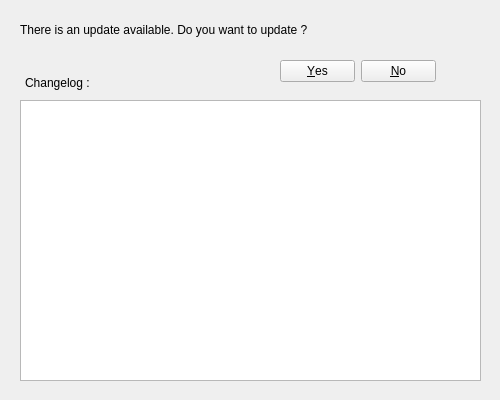
<?xml version="1.0" encoding="UTF-8"?>
<ui version="4.0">
 <class>updatebox</class>
 <widget class="QWidget" name="updatebox">
  <property name="geometry">
   <rect>
    <x>0</x>
    <y>0</y>
    <width>500</width>
    <height>400</height>
   </rect>
  </property>
  <property name="sizePolicy">
   <sizepolicy hsizetype="Fixed" vsizetype="Fixed">
    <horstretch>0</horstretch>
    <verstretch>0</verstretch>
   </sizepolicy>
  </property>
  <property name="windowTitle">
   <string notr="true">Form</string>
  </property>
  <property name="locale">
   <locale language="English" country="UnitedStates"/>
  </property>
  <widget class="QDialogButtonBox" name="bt_update">
   <property name="geometry">
    <rect>
     <x>280</x>
     <y>60</y>
     <width>156</width>
     <height>23</height>
    </rect>
   </property>
   <property name="locale">
    <locale language="English" country="UnitedStates"/>
   </property>
   <property name="standardButtons">
    <set>QDialogButtonBox::No|QDialogButtonBox::Yes</set>
   </property>
  </widget>
  <widget class="QTextEdit" name="consoleOutput">
   <property name="geometry">
    <rect>
     <x>20</x>
     <y>100</y>
     <width>461</width>
     <height>281</height>
    </rect>
   </property>
  </widget>
  <widget class="QLabel" name="lb_changelog">
   <property name="geometry">
    <rect>
     <x>25</x>
     <y>73</y>
     <width>231</width>
     <height>20</height>
    </rect>
   </property>
   <property name="text">
    <string>Changelog :</string>
   </property>
  </widget>
  <widget class="QLabel" name="lb_askupdate">
   <property name="geometry">
    <rect>
     <x>20</x>
     <y>19</y>
     <width>461</width>
     <height>21</height>
    </rect>
   </property>
   <property name="text">
    <string>There is an update available. Do you want to update ?</string>
   </property>
  </widget>
 </widget>
 <resources/>
 <connections/>
</ui>
